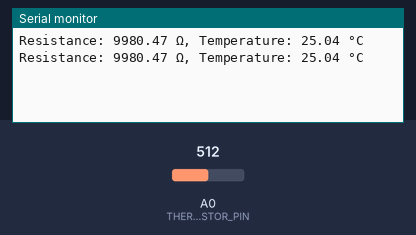
Bench run of a sketch on a simulated Arduino Uno, built with avr-gcc and run on an emulated ATmega328P. On the bench: the last lines printed to the serial monitor. The inputs (shaded band) are chosen by the test bench; at power-on: A0 (THERMISTOR_PIN) = 512.

Above: at 1.8 s.
1.9 s: A0 (THERMISTOR_PIN) set to 0
At 2.8 s:
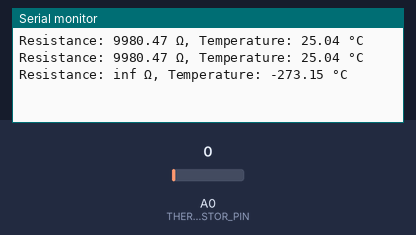
4.5 s: A0 (THERMISTOR_PIN) set to 122
At 5.8 s:
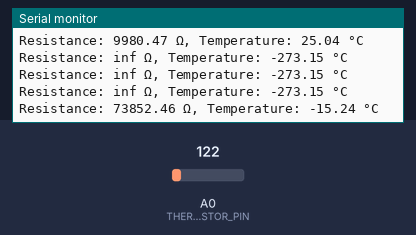

The sketch:

Steinhart_01.ino
```cpp
// 핀 정의
const int THERMISTOR_PIN = A0;  // NTC-10K 써미스터가 연결된 아날로그 핀

// 분압 저항 값
const float R1 = 10000;         // 10kΩ 분압 저항

// Steinhart-Hart 계수 (NTC-10K 대표값)
const float A = 1.129148e-3;    // A 계수
const float B = 2.34125e-4;     // B 계수
const float C = 8.775468e-8;    // C 계수

void setup() {
  Serial.begin(9600);           // 시리얼 통신 시작
}

void loop() {
  // 아날로그 값 읽기 (0-1023)
  int sensorValue = analogRead(THERMISTOR_PIN);

  // 써미스터 저항값 계산
  float resistance = R1 * (1023.0 / sensorValue - 1.0);

  // Steinhart-Hart 방정식 적용
  float lnR = log(resistance);  // 자연로그 계산
  float temperature = 1.0 / (A + B * lnR + C * pow(lnR, 3)); // 절대온도(K)
  temperature = temperature - 273.15;  // 섭씨로 변환

  // 결과 출력
  Serial.print("Resistance: ");
  Serial.print(resistance);
  Serial.print(" Ω, Temperature: ");
  Serial.print(temperature);
  Serial.println(" °C");

  delay(1000);  // 1초 대기
}
```

Measured:
- after the input at 1.9 s, the serial monitor: prints a new line after 0.10 s (image 1)
- after the input at 4.5 s, the serial monitor: prints a new line after 0.51 s (image 2)
